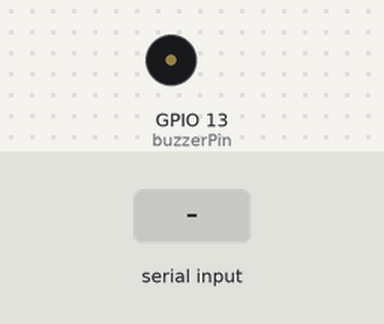
Bench run of a program on a simulated Raspberry Pi (BCM pin numbers). On the bench: buzzer (waves = sounding). The test bench sets the inputs (shaded band). What the program prints to the terminal is not drawn.

Above: at 1.2 s.
1.3 s: "5" typed at the terminal, then Enter
At 2.5 s:
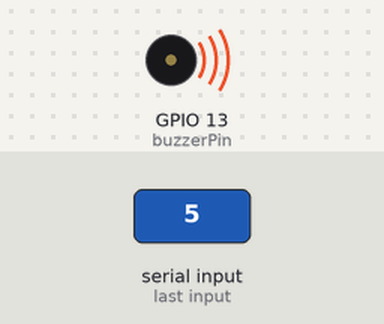
2.8 s: "90" typed at the terminal, then Enter
At 3.8 s:
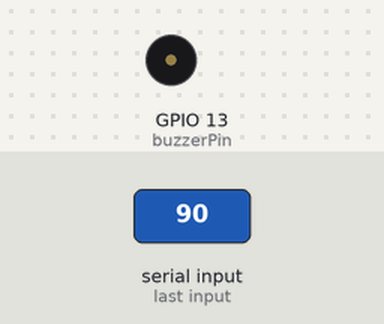
4.3 s: "1" typed at the terminal, then Enter
At 5.0 s:
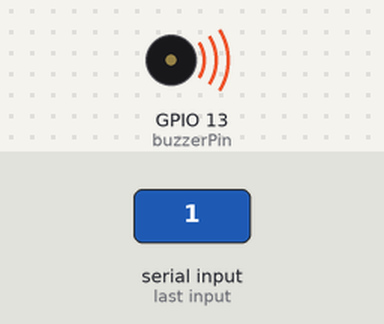
5.8 s: "0" typed at the terminal, then Enter
At 6.1 s:
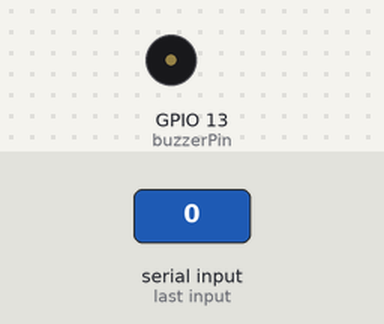
Timing chart, 0 to 8.3 s (numbered marks = the images above; inputs shaded):
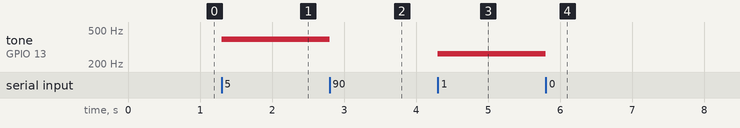

The program:

piano2.py
```python
import RPi.GPIO as GPIO
import time

buzzerPin = 13
melody = [262, 294, 330, 349, 392, 440, 494, 523]

GPIO.setmode(GPIO.BCM)
GPIO.setup(buzzerPin, GPIO.OUT)

buzz = GPIO.PWM(buzzerPin, 440)
try:
  while True:
    cmd = input('숫자입력 (1 ~ 7)')
    cmd = int(cmd)
    print(cmd)
    if cmd == 0:
      buzz.stop()
    else:
      if cmd > 8:
        buzz.stop()
        print('범위를 벗어났습니다.')
      else:
        buzz.start(50)
        buzz.ChangeFrequency(melody[cmd-1])
        time.sleep(0.3)
        print(melody[cmd-1])

except KeyboardInterrupt:
  GPIO.cleanup()
```

Measured:
- after the input at 1.3 s, tone on GPIO 13 (buzzerPin): silent → 392 Hz at once
- after the input at 2.8 s, tone on GPIO 13 (buzzerPin): 392 Hz → silent at once
- after the input at 4.3 s, tone on GPIO 13 (buzzerPin): silent → 262 Hz at once
- after the input at 5.8 s, tone on GPIO 13 (buzzerPin): 262 Hz → silent at once
